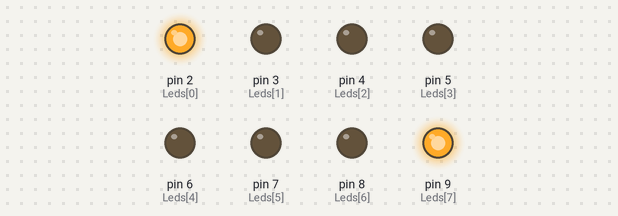
Recording of a sketch running on a simulated Arduino Uno, built with avr-gcc and run on an emulated ATmega328P. On the bench: output pins drawn as LEDs (lit = HIGH).

Above: at 0.2 s.
At 1.2 s:
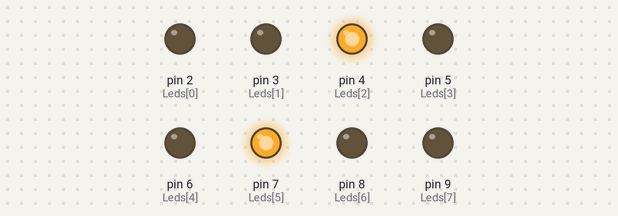
At 2.0 s:
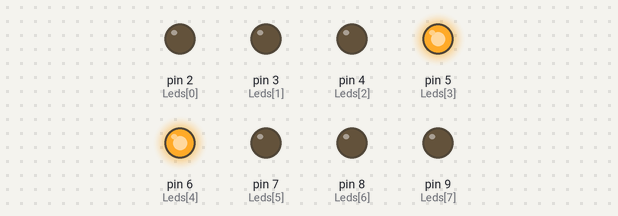
At 4.7 s:
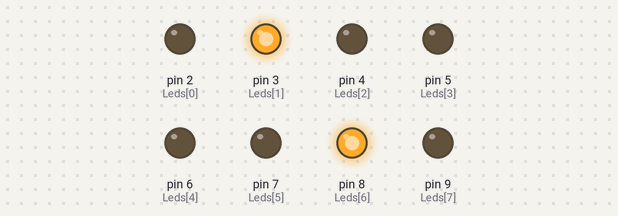
Timing chart, 0 to 5.2 s (numbered marks = the images above):
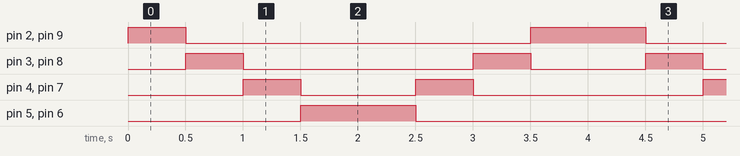

The sketch:

7_Leds_E.ino
```cpp
int Leds[8] = { 2, 3, 4, 5, 6, 7, 8, 9 };
int cantidadLed = 8;
int espera = 500;

void setup() {
  for (int i = 0; i < cantidadLed; i++) {
    pinMode(Leds[i], OUTPUT);
  }
}

void loop() {
  for (int i = 0; i < cantidadLed; i++) {
    digitalWrite(Leds[i], 1);
    digitalWrite(Leds[7 - i], 1);
    delay(espera);
    digitalWrite(Leds[i], 0);
    digitalWrite(Leds[7 - i], 0);
  }
}
```

Measured:
- by itself, pin 2 (Leds[0]), pin 9 (Leds[7]): repeats every 4.0 s: LOW 3.0 s, HIGH 1.0 s
- by itself, pin 3 (Leds[1]), pin 8 (Leds[6]): repeats every 4.0 s: LOW 2.0 s, HIGH 0.50 s, LOW 1.0 s, HIGH 0.50 s
- by itself, pin 4 (Leds[2]), pin 7 (Leds[5]): repeats every 4.0 s: LOW 1.0 s, HIGH 0.50 s, LOW 2.0 s, HIGH 0.50 s
- by itself, pin 5 (Leds[3]), pin 6 (Leds[4]): alternates HIGH for 1.0 s and LOW for 3.0 s
